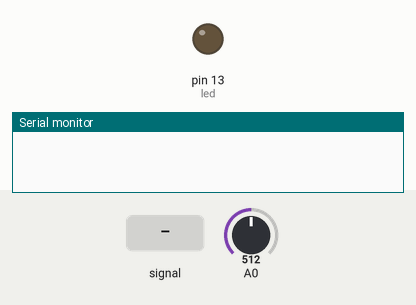
Simulated run of this sketch. Board: Arduino Uno, built with avr-gcc and run on an emulated ATmega328P. Shown: output pins drawn as LEDs (lit = HIGH), the last lines printed to the serial monitor. Inputs (shaded band) come from the test bench; at power-on: A0 = 512.

Above: at 1.2 s.
1.3 s: A0 fed a 200 Hz sine of ±81 counts around its level
At 2.3 s:
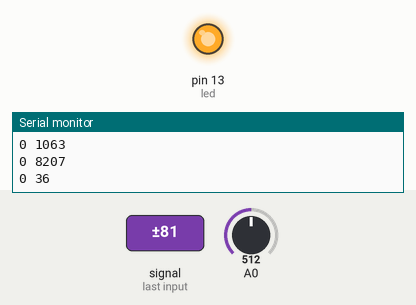
Timing chart, 0 to 4.3 s (numbered marks = the images above; inputs shaded):
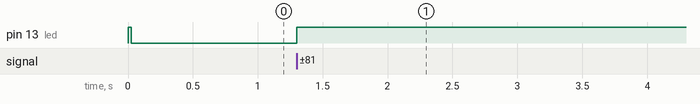

The sketch:

triggah.ino
```cpp
const int BUFFER_SIZE = 100;

//const int THRESHOLD = 2 * BUFFER_SIZE;
const int THRESHOLD = 1;

const int led = 13;
const int MIN_WAIT = 200;

int position = 0;

// the setup routine runs once when you press reset:
void setup() {
  // initialize serial communication at 9600 bits per second:
  Serial.begin(9600);
  pinMode(led, OUTPUT);
}

class Trigger {
public:
  byte id;
  long buffer[BUFFER_SIZE];
  int sum;
  int ticksSinceTriggered = 0;

  Trigger(byte id) : id(id), sum(0) {
    for(int i = 0; i < BUFFER_SIZE; ++i) {
      buffer[i] = 0;
    }
  }
  int process(int value) {
    sum -= buffer[position];
    buffer[position] = value;
    sum += value;

    int diff = value * BUFFER_SIZE - sum;
    boolean above = diff >= THRESHOLD;
    if(above && ticksSinceTriggered > MIN_WAIT) {
      ticksSinceTriggered = 0;
      Serial.print((char)id);
      Serial.print(' ');
      Serial.println(diff);
    }
    else {
      ++ticksSinceTriggered;
    }
  }
  boolean isTriggered() {
    return ticksSinceTriggered <= MIN_WAIT;
  }
};

// the loop routine runs over and over again forever:
void loop() {
  Trigger trigger0('0');
  while(true) {
    trigger0.process(analogRead(A0));
    position = (position + 1) % BUFFER_SIZE;
    digitalWrite(led, trigger0.isTriggered() ? HIGH : LOW);
  }
}
```
